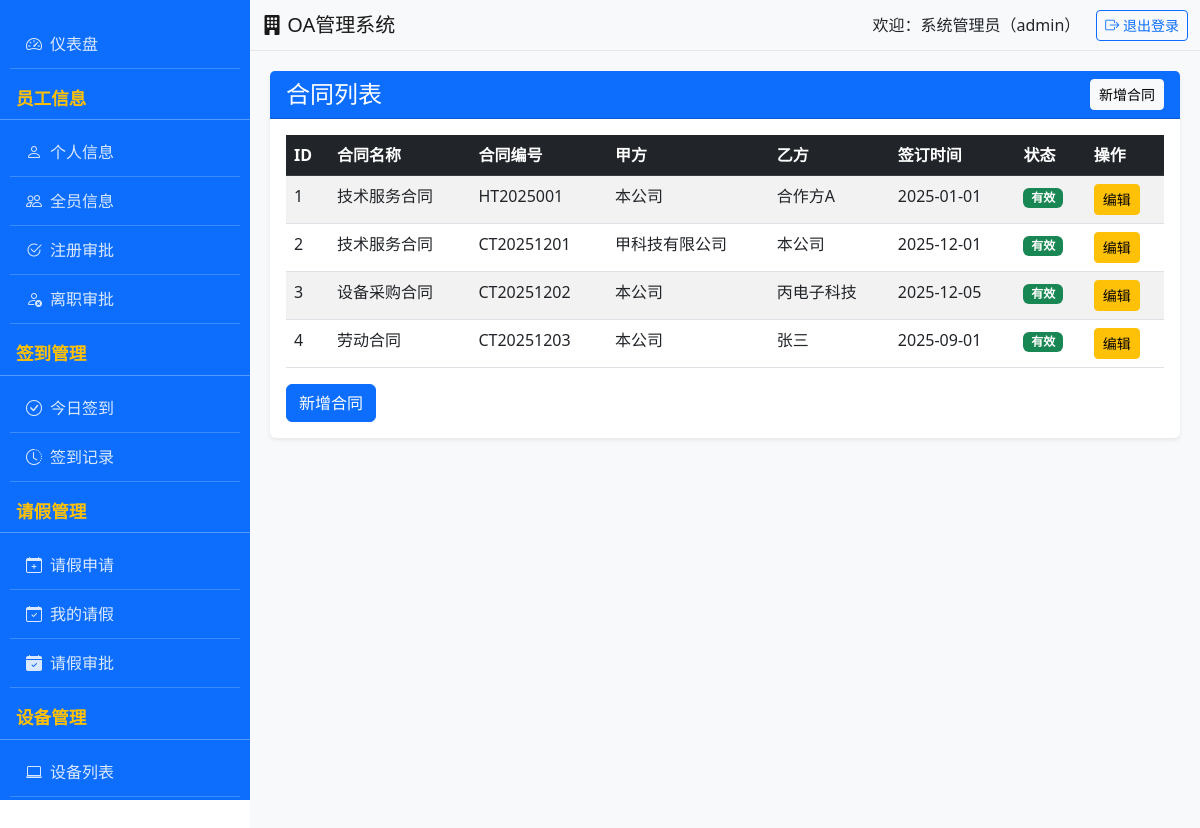
The app's page /contract/list (signed in) with its own data.
### app.py (models this page shows)
class Contract(db.Model):
    __tablename__ = 'contract'
    id = db.Column(db.Integer, primary_key=True)
    contract_name = db.Column(db.String(100), nullable=False)
    contract_no = db.Column(db.String(50), unique=True, nullable=False)
    party_a = db.Column(db.String(100), nullable=False)
    party_b = db.Column(db.String(100), nullable=False)
    sign_time = db.Column(db.Date, nullable=False)
    content = db.Column(db.Text)
    status = db.Column(db.String(20), nullable=False, default='有效')  # 有效/失效
    __table_args__ = (
        db.Index('idx_contract_no', 'contract_no'),
    )

### app.py (the view)
@app.route('/contract/list')
@login_required
def contract_list():
    contracts = Contract.query.all()
    return render_template('contract/list.html', contracts=contracts)

### app.py (called while the page is built)
def login_required(f):
    @wraps(f)
    def decorated_function(*args, **kwargs):
        if 'user_id' not in session:
            flash('请先登录！', 'warning')
            return redirect(url_for('login'))
        return f(*args, **kwargs)
    return decorated_function

### templates/contract/list.html (shortened to what this page needs)
{% extends 'base.html' %}
{% block content %}
<div class="card">
    <div class="card-header bg-primary text-white d-flex justify-content-between align-items-center">
        <h4 class="mb-0">合同列表</h4>
        {% if session.role == 'admin' %}
        <a href="{{ url_for('contract_add') }}" class="btn btn-light btn-sm">新增合同</a>
        {% endif %}
    </div>
    <div class="card-body">
        <div class="table-responsive">
            <table class="table table-striped table-hover">
                <thead class="table-dark">
                    <tr>
                        <th>ID</th>
                        <th>合同名称</th>
                        <th>合同编号</th>
                        <th>甲方</th>
                        <th>乙方</th>
                        <th>签订时间</th>
                        <th>状态</th>
                        <th>操作</th>
                    </tr>
                </thead>
                <tbody>
                    {% for contract in contracts %}
                    <tr>
                        <td>{{ contract.id }}</td>
                        <td>{{ contract.contract_name }}</td>
                        <td>{{ contract.contract_no }}</td>
                        <td>{{ contract.party_a }}</td>
                        <td>{{ contract.party_b }}</td>
                        <td>{{ contract.sign_time.strftime('%Y-%m-%d') }}</td>
                        <td>
                            <span class="badge {% if contract.status == '有效' %}bg-success{% else %}bg-danger{% endif %}">
                                {{ contract.status }}
                            </span>
                        </td>
                        <td>
                            {% if session.role == 'admin' %}
                            <a href="{{ url_for('contract_edit', contract_id=contract.id) }}" class="btn btn-warning btn-sm">编辑</a>
                            {% else %}
                            <span class="text-muted">不可操作</span>
                            {% endif %}
                        </td>
                    </tr>
                    {% else %}
                    <tr>
                        <td colspan="8" class="text-center text-muted">暂无合同数据</td>
                    </tr>
                    {% endfor %}
                </tbody>
            </table>
        </div>
        {% if session.role == 'admin' %}
        <a href="{{ url_for('contract_add') }}" class="btn btn-primary">新增合同</a>
        {% endif %}
    </div>
</div>
{% endblock %}

### templates/base.html (style rules this page uses)
.card { box-shadow: 0 0.125rem 0.25rem rgba(0, 0, 0, 0.075); border: none; margin-bottom: 20px; }
.card-header { background-color: #0d6efd; color: white; }

### records on screen
Contract: id "1", contract_name "技术服务合同", contract_no "HT2025001", party_a "本公司", party_b "合作方A", sign_time "2025-01-01", status "有效"
Contract: id "2", contract_name "技术服务合同", contract_no "CT20251201", party_a "甲科技有限公司", party_b "本公司", sign_time "2025-12-01", status "有效"
Contract: id "3", contract_name "设备采购合同", contract_no "CT20251202", party_a "本公司", party_b "丙电子科技", sign_time "2025-12-05", status "有效"
Contract: id "4", contract_name "劳动合同", contract_no "CT20251203", party_a "本公司", party_b "张三", sign_time "2025-09-01", status "有效"

### other values on screen
{{ session.real_name }} "系统管理员"
{{ session.role }} "admin"
